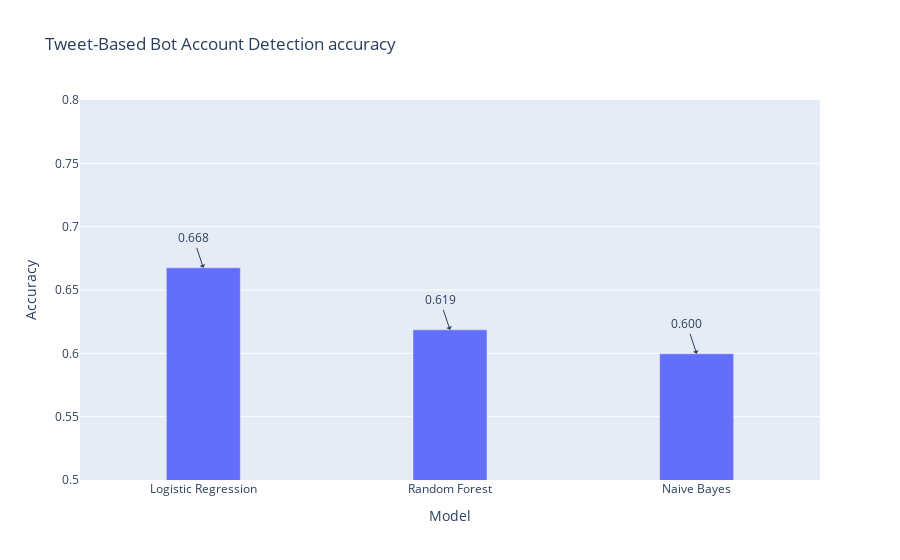

Notebook cell for this chart:
### Code cell
# 展示tweet-based bot account detection的准确率
plot_accuracy_by_tweet([lr_tweet_acc, rf_tweet_acc, nb_tweet_acc], ['Logistic Regression', 'Random Forest', 'Naive Bayes'])

### Figure 1 — Plotly figure (JSON) as saved in the notebook; plotly's stock layout.template omitted (floating-point values rounded to 4 significant figures)
{"data": [{"type": "bar", "width": 0.3, "x": ["Logistic Regression", "Random Forest", "Naive Bayes"], "y": [0.6675, 0.6185, 0.5997]}], "layout": {"annotations": [{"arrowhead": 1, "showarrow": true, "text": "0.668", "x": "Logistic Regression", "y": 0.6675}, {"arrowhead": 1, "showarrow": true, "text": "0.619", "x": "Random Forest", "y": 0.6185}, {"arrowhead": 1, "showarrow": true, "text": "0.600", "x": "Naive Bayes", "y": 0.5997}], "title": {"text": "Tweet-Based Bot Account Detection accuracy"}, "xaxis": {"title": {"text": "Model"}}, "yaxis": {"range": [0.5, 0.8], "title": {"text": "Accuracy"}}}}
